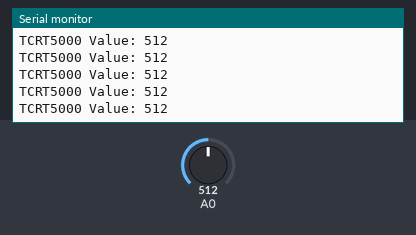
Recording of a sketch running on a simulated Arduino Uno, built with avr-gcc and run on an emulated ATmega328P. Shown: the last lines printed to the serial monitor. The test bench sets the inputs (shaded band); at power-on: A0 = 512.

Above: at 1.2 s.
1.3 s: A0 set to 716
At 1.56 s:
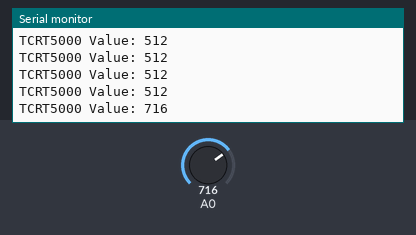
2.8 s: A0 set to 900
At 2.96 s:
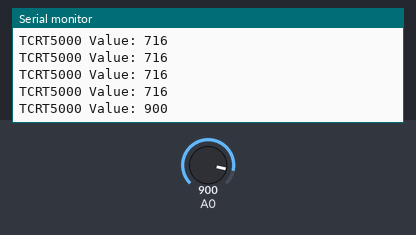
Timing chart, 0 to 5.8 s (numbered marks = the images above; inputs shaded):
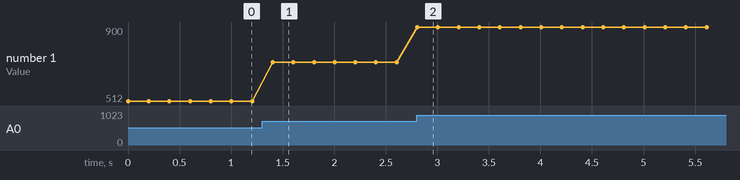

Measured:
- after the input at 1.3 s, the serial monitor: prints a new line after 0.10 s (image 1)
- after the input at 2.8 s, the serial monitor: prints a new line at once (image 2)
- plotted number 1: 512 → 716 after the input at 1.3 s, 716 → 900 after the input at 2.8 s

The sketch:

TCRT5000.ino
```cpp
//왼쪽에 led가 있게 놓은 상태에서 왼쪽 위 캐소드(GND연결)
//왼쪽 아래 애노드(220옴 저항을 거쳐 5V연결)
//오른쪽 위 이미터(GND)
//오른쪽 아래 컬렉터(10k저항 거쳐 5V), 컬렉터 다리와 A0 연결

void setup() {
  Serial.begin(9600); // 시리얼 통신 시작
}

void loop() {
  int sensorValue = analogRead(A0); // A0 핀에서 센서 값 읽기
  Serial.print("TCRT5000 Value: ");
  Serial.println(sensorValue);

  delay(200); // 0.2초 대기
}
```
